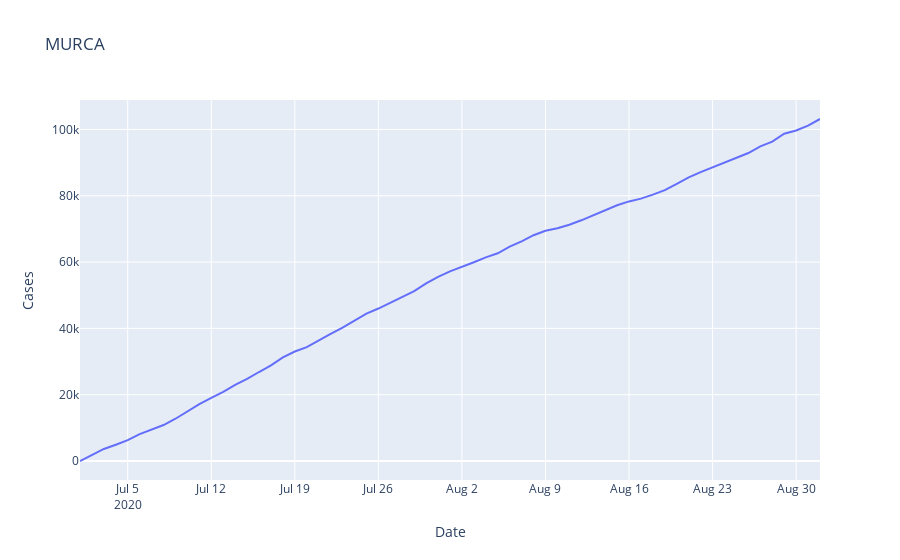

Write notebook code for a chart like this one.
### Code cell
plotly_covid_rate(states=['North Carolina'])
